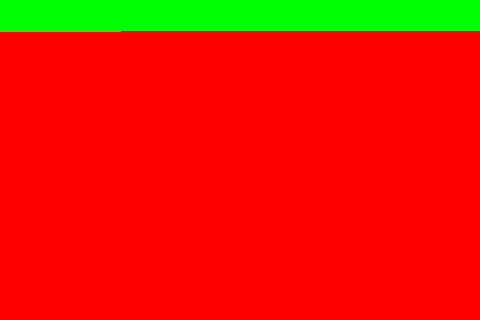
Frame 1 (no input)
Frame 60 (no input): identical to frame 1, image omitted
Frame 120 (the mouse pressed at the canvas centre since frame 60): identical to frame 1, image omitted

The p5.js sketch that drew this single still picture (run headless with seeded random() and noise() and a simulated clock; from frame 60 on, the mouse is pressed at the canvas centre):

// p5.js sketch
// ── sketch.js
function setup() {
  createCanvas(480, 320);
}

function draw() {
  loadPixels();
  
  for (var i = 0; i < pixels.length; i+=4) {
    if (i > 60000) {
      pixels[i] = 255;
      pixels[i+1] = 0;
      pixels[i+2] = 0;
      pixels[i+3] = 255;
    } else {
      pixels[i] = 0;
      pixels[i+1] = 255;
      pixels[i+2] = 0;
      pixels[i+3] = 255;
    }
  }

  updatePixels();




}
